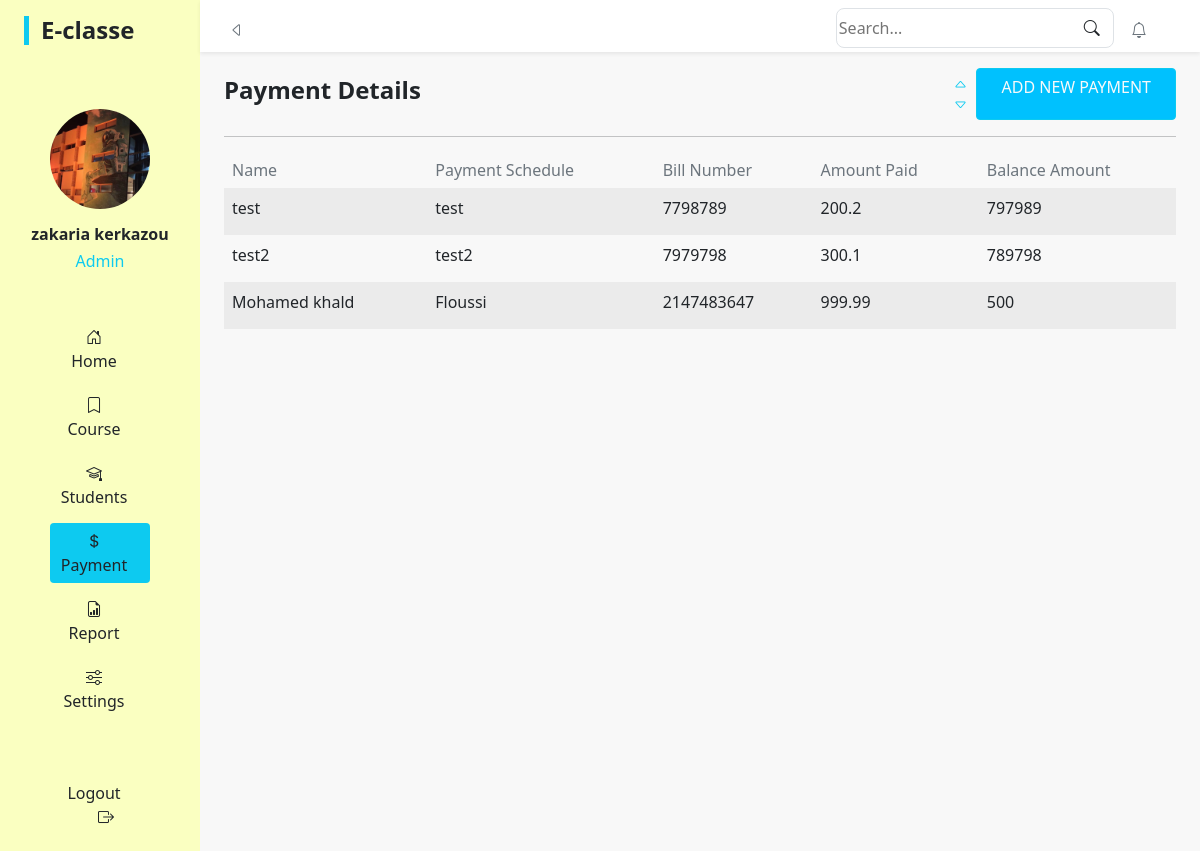
The page /Payemet.php (signed in) on the database its author committed.
### tables this page shows
CREATE TABLE `payment` (
  `id` int(11) NOT NULL,
  `name` varchar(30) NOT NULL,
  `payment` varchar(30) NOT NULL,
  `bill` int(30) NOT NULL,
  `amount` float NOT NULL,
  `balance` double NOT NULL,
  `date` date NOT NULL
);

### Payemet.php (the view, shortened to what this page needs)
<!DOCTYPE html>
<html lang="en">
<head>
    <link rel="stylesheet" href="bootstrap.min.css">
    <link rel="stylesheet" href="https://cdn.jsdelivr.net/npm/bootstrap-icons@1.7.2/font/bootstrap-icons.css">
</head>
<body>
    <section class="d-sm-flex overflow-hidden" style="background-color: #F8F8F8;">
        <div class="col-sm-2 pt-3" style="background-color: #FAFFC1;">
            <?php
                include 'sidebar.php'
            ?>
        </div>
        <div class="col-md-10 mb-5">
            <div class="pt-2 px-3 d-flex justify-content-between align-items-center shadow-sm" style="background-color: #FFFFFF;">
                <?php
                    include 'navb.php'
                ?>
            </div>
            <div class="mt-3 mx-4">
                <div class="d-flex justify-content-between align-items-center">
                    <h4 class="fw-bold">Payment Details</h4>
                    <div class="d-flex">
                    <div class="d-flex flex-column btn btn-sm">
                        <i class="bi bi-caret-up p-0 text-info"></i>
                        <i class="bi bi-caret-down p-0 text-info"></i>
                    </div>
                    <a class="btn text-light px-4 btn-info" href="add-payment.php" style="background-color: #00C1FE;" type="button">ADD NEW PAYMENT</a>
                </div>
            </div>
            <hr>
            <div class="overflow-auto" style="width: 100%;">
                <table class="table table-borderless table-striped" style="min-width: 1200px;">
                    <thead>
                        <tr class="text-secondary">
                            <th class="fw-normal h6">Name</th>
                            <th class="fw-normal h6">Payment Schedule</th>
                            <th class="fw-normal h6">Bill Number</th>
                            <th class="fw-normal h6">Amount Paid</th>
                            <th class="fw-normal h6">Balance Amount</th>
                        </tr>
                    </thead>
                    <tbody>
                    <?php
                        include 'connect.php';
                        $query = "SELECT * FROM payment";
                        $payments = mysqli_query($connect , $query);
                        if ($payments){
                            while ($row = mysqli_fetch_assoc($payments)){
                                $name = $row['name'];
                                $payment = $row['payment'];
                                $bill = $row['bill'];
                                $amount = $row['amount'];
                                $balance = $row['balance'];
                                $date = $row['date'];
                                echo '<tr>
                                        <td>'.$name.'</td>
                                        <td>'.$payment.'</td>
                                        <td>'.$bill.'</td>
                                        <td>'.$amount.'</td>
                                        <td>'.$balance.'</td>
                                        <td>'.$date.'</td>
                                        <td><td><i class="bi bi-eye btn btn-sm text-info"></i></td>
                                    </tr>';
                            }
                        }
                    ?>
                    </tbody>
                </table>
            </div>
        </div>
    </section>
</body>
</html>

### sidebar.php
<h4 class="container fw-bold border-start border-5 border-info ms-4">E-classe</h4>
    <div>
        <div class="text-center mt-sm-5 pt-3">
            <img src="youcode.png" class="rounded-circle mb-3 col-sm-6" alt="img-user">
            <h5 class="fw-bold fs-6">
                <?php
                    if(isset($_SESSION['email'])){
                        echo $_SESSION['username'];
                    }else{
                        header("location:index.php");
                    }
                ?>
            </h5>
            <h6 class="text-info">Admin</h6>
        </div>
        <ul class="nav nav-pills d-flex flex-sm-column justify-content-center mt-sm-5 w-50 w-sm-50 mx-auto">
            <li class=""><a class="ps-0 w-sm-50 text-dark btn btn-outline-primary border-0 <?php if(basename($_SERVER['REQUEST_URI'])=='Dashboard.php') echo'bg-info'; ?>" href="Dashboard.php"><i class="bi bi-house-door mx-3"></i><span class="d-none d-sm-inline">Home</span></a></li>
            <li><a class="ps-0 text-dark btn btn-outline-primary border-0 my-sm-2 <?php if(basename($_SERVER['REQUEST_URI'])=='courses.php') echo'bg-info'; ?>" href="courses.php"><i class="bi bi-bookmark mx-3"></i><span class="d-none d-sm-inline">Course</span></a></li>
            <li><a class="ps-0 text-dark btn btn-outline-primary border-0 <?php if(basename($_SERVER['REQUEST_URI'])=='Students.php') echo'bg-info'; ?> " href="Students.php"><i class="bi bi-mortarboard mx-3"></i><span class="d-none d-sm-inline">Students</span></a></li>
            <li><a class="ps-0 text-dark btn btn-outline-primary border-0 my-sm-2 <?php if(basename($_SERVER['REQUEST_URI'])=='Payemet.php') echo'bg-info'; ?> " href="Payemet.php"><i class="bi bi-currency-dollar mx-3"></i><span class="d-none d-sm-inline">Payment</span></a></li>
            <li><a class="ps-0 text-dark btn btn-outline-primary border-0" href="#"><i class="bi bi-file-earmark-bar-graph mx-3"></i><span class="d-none d-sm-inline">Report</span></a></li>
            <li><a class="ps-0 text-dark btn btn-outline-primary border-0 mb-2 my-sm-2" href="#"><i class="bi bi-sliders mx-3"></i><span class="d-none d-sm-inline">Settings</span></a></li>
            <li><a class="ps-0 text-dark btn btn-outline-primary border-0 mt-sm-5 mb-3" href="deconn_session.php"><span class="d-none d-sm-inline">Logout</span><i class="bi bi-box-arrow-right ms-4"></i></a></li>
        </ul>
    </div>

### navb.php (shortened to what this page needs)
<!DOCTYPE html>
<html lang="en">
<head>
    <link rel="stylesheet" href="bootstrap.min.css">
    <link rel="stylesheet" href="https://cdn.jsdelivr.net/npm/bootstrap-icons@1.7.2/font/bootstrap-icons.css">
</head>
<body>
    <button class="btn" type="button"><i class="bi bi-caret-left text-secondary"></i></button>
    <div>
        <div class="btn-group border mb-1 align-items-center" style="border-radius: 8px;">
            <input class="border-0" type="recheche" placeholder="Search...">
            <button class="btn" type="button"><i class="bi bi-search"></i></button>
        </div>
        <i class="bi bi-bell text-secondary me-4 btn"></i>
    </div>
</body>
</html>

### rows shown on the page
payment: name "test", payment "test", bill "7798789", amount "200.2", balance "797989"
payment: name "test2", payment "test2", bill "7979798", amount "300.1", balance "789798"
payment: name "Mohamed khald", payment "Floussi", bill "2147483647", amount "999.99", balance "500"

### other values the page prints
$_SESSION['username'] "zakaria kerkazou"
